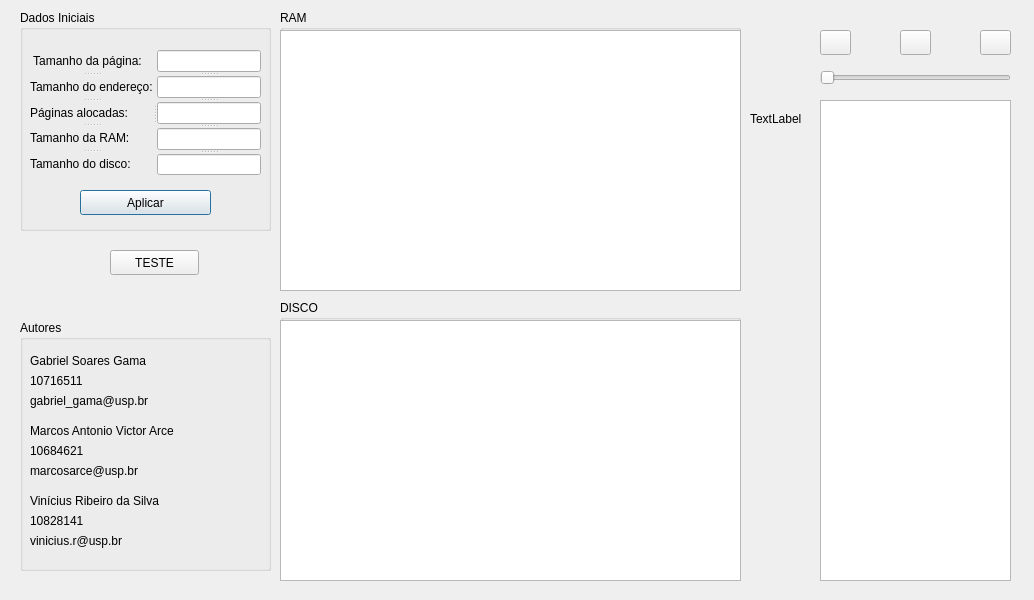
<?xml version="1.0" encoding="UTF-8"?>
<ui version="4.0">
 <class>Simulador_Memoria</class>
 <widget class="QDialog" name="Simulador_Memoria">
  <property name="geometry">
   <rect>
    <x>0</x>
    <y>0</y>
    <width>1034</width>
    <height>600</height>
   </rect>
  </property>
  <property name="windowTitle">
   <string>Simulador_Memoria</string>
  </property>
  <widget class="QGroupBox" name="groupBox">
   <property name="geometry">
    <rect>
     <x>20</x>
     <y>10</y>
     <width>251</width>
     <height>221</height>
    </rect>
   </property>
   <property name="title">
    <string>Dados Iniciais</string>
   </property>
   <widget class="QPushButton" name="b_refreshPar">
    <property name="geometry">
     <rect>
      <x>60</x>
      <y>180</y>
      <width>131</width>
      <height>25</height>
     </rect>
    </property>
    <property name="text">
     <string>Aplicar</string>
    </property>
   </widget>
   <widget class="QSplitter" name="splitter_3">
    <property name="geometry">
     <rect>
      <x>10</x>
      <y>40</y>
      <width>231</width>
      <height>125</height>
     </rect>
    </property>
    <property name="orientation">
     <enum>Qt::Horizontal</enum>
    </property>
    <widget class="QSplitter" name="splitter_2">
     <property name="orientation">
      <enum>Qt::Vertical</enum>
     </property>
     <widget class="QLabel" name="l_pgSize">
      <property name="text">
       <string> Tamanho da página:</string>
      </property>
     </widget>
     <widget class="QLabel" name="l_adsSize">
      <property name="text">
       <string>Tamanho do endereço:</string>
      </property>
     </widget>
     <widget class="QLabel" name="l_allocPg">
      <property name="text">
       <string>Páginas alocadas:</string>
      </property>
     </widget>
     <widget class="QLabel" name="l_ramSize">
      <property name="text">
       <string>Tamanho da RAM:</string>
      </property>
     </widget>
     <widget class="QLabel" name="l_diskSize">
      <property name="text">
       <string>Tamanho do disco:</string>
      </property>
     </widget>
    </widget>
    <widget class="QSplitter" name="splitter">
     <property name="orientation">
      <enum>Qt::Vertical</enum>
     </property>
     <widget class="QLineEdit" name="le_pgSize"/>
     <widget class="QLineEdit" name="le_adsSize"/>
     <widget class="QLineEdit" name="le_allocPg"/>
     <widget class="QLineEdit" name="le_ramSize"/>
     <widget class="QLineEdit" name="le_diskSize"/>
    </widget>
   </widget>
  </widget>
  <widget class="QGroupBox" name="groupBox_2">
   <property name="geometry">
    <rect>
     <x>20</x>
     <y>320</y>
     <width>251</width>
     <height>251</height>
    </rect>
   </property>
   <property name="title">
    <string>Autores</string>
   </property>
   <widget class="QLabel" name="label_2">
    <property name="geometry">
     <rect>
      <x>10</x>
      <y>20</y>
      <width>231</width>
      <height>41</height>
     </rect>
    </property>
    <property name="text">
     <string>Gabriel Soares Gama</string>
    </property>
   </widget>
   <widget class="QLabel" name="label_3">
    <property name="geometry">
     <rect>
      <x>10</x>
      <y>160</y>
      <width>231</width>
      <height>41</height>
     </rect>
    </property>
    <property name="text">
     <string>Vinícius Ribeiro da Silva</string>
    </property>
   </widget>
   <widget class="QLabel" name="label_4">
    <property name="geometry">
     <rect>
      <x>10</x>
      <y>90</y>
      <width>231</width>
      <height>41</height>
     </rect>
    </property>
    <property name="text">
     <string>Marcos Antonio Victor Arce</string>
    </property>
   </widget>
   <widget class="QLabel" name="label_5">
    <property name="geometry">
     <rect>
      <x>10</x>
      <y>180</y>
      <width>231</width>
      <height>41</height>
     </rect>
    </property>
    <property name="text">
     <string>10828141</string>
    </property>
   </widget>
   <widget class="QLabel" name="label_6">
    <property name="geometry">
     <rect>
      <x>10</x>
      <y>110</y>
      <width>231</width>
      <height>41</height>
     </rect>
    </property>
    <property name="text">
     <string>10684621</string>
    </property>
   </widget>
   <widget class="QLabel" name="label_7">
    <property name="geometry">
     <rect>
      <x>10</x>
      <y>40</y>
      <width>231</width>
      <height>41</height>
     </rect>
    </property>
    <property name="text">
     <string>10716511</string>
    </property>
   </widget>
   <widget class="QLabel" name="label_8">
    <property name="geometry">
     <rect>
      <x>30</x>
      <y>-70</y>
      <width>231</width>
      <height>41</height>
     </rect>
    </property>
    <property name="text">
     <string>gabriel_gama@usp.br</string>
    </property>
   </widget>
   <widget class="QLabel" name="label_9">
    <property name="geometry">
     <rect>
      <x>10</x>
      <y>60</y>
      <width>231</width>
      <height>41</height>
     </rect>
    </property>
    <property name="text">
     <string>gabriel_gama@usp.br</string>
    </property>
   </widget>
   <widget class="QLabel" name="label_10">
    <property name="geometry">
     <rect>
      <x>10</x>
      <y>130</y>
      <width>231</width>
      <height>41</height>
     </rect>
    </property>
    <property name="text">
     <string>marcosarce@usp.br</string>
    </property>
   </widget>
   <widget class="QLabel" name="label_11">
    <property name="geometry">
     <rect>
      <x>10</x>
      <y>200</y>
      <width>231</width>
      <height>41</height>
     </rect>
    </property>
    <property name="text">
     <string>vinicius.r@usp.br</string>
    </property>
   </widget>
  </widget>
  <widget class="QGroupBox" name="groupBox_3">
   <property name="geometry">
    <rect>
     <x>280</x>
     <y>10</y>
     <width>461</width>
     <height>281</height>
    </rect>
   </property>
   <property name="title">
    <string>RAM</string>
   </property>
   <widget class="QTextEdit" name="te_RAM">
    <property name="geometry">
     <rect>
      <x>0</x>
      <y>20</y>
      <width>461</width>
      <height>261</height>
     </rect>
    </property>
   </widget>
  </widget>
  <widget class="QGroupBox" name="groupBox_4">
   <property name="geometry">
    <rect>
     <x>280</x>
     <y>300</y>
     <width>461</width>
     <height>281</height>
    </rect>
   </property>
   <property name="title">
    <string>DISCO</string>
   </property>
   <widget class="QTextEdit" name="te_disk">
    <property name="geometry">
     <rect>
      <x>0</x>
      <y>20</y>
      <width>461</width>
      <height>261</height>
     </rect>
    </property>
   </widget>
  </widget>
  <widget class="QTextEdit" name="te_commands">
   <property name="geometry">
    <rect>
     <x>820</x>
     <y>100</y>
     <width>191</width>
     <height>481</height>
    </rect>
   </property>
   <property name="html">
    <string>&lt;!DOCTYPE HTML PUBLIC &quot;-//W3C//DTD HTML 4.0//EN&quot; &quot;http://www.w3.org/TR/REC-html40/strict.dtd&quot;&gt;
&lt;html&gt;&lt;head&gt;&lt;meta name=&quot;qrichtext&quot; content=&quot;1&quot; /&gt;&lt;style type=&quot;text/css&quot;&gt;
p, li { white-space: pre-wrap; }
&lt;/style&gt;&lt;/head&gt;&lt;body style=&quot; font-family:'Ubuntu'; font-size:11pt; font-weight:400; font-style:normal;&quot;&gt;
&lt;p style=&quot;-qt-paragraph-type:empty; margin-top:0px; margin-bottom:0px; margin-left:0px; margin-right:0px; -qt-block-indent:0; text-indent:0px;&quot;&gt;&lt;br /&gt;&lt;/p&gt;&lt;/body&gt;&lt;/html&gt;</string>
   </property>
  </widget>
  <widget class="QPushButton" name="b_play">
   <property name="geometry">
    <rect>
     <x>820</x>
     <y>30</y>
     <width>31</width>
     <height>25</height>
    </rect>
   </property>
   <property name="text">
    <string/>
   </property>
  </widget>
  <widget class="QPushButton" name="b_next">
   <property name="geometry">
    <rect>
     <x>900</x>
     <y>30</y>
     <width>31</width>
     <height>25</height>
    </rect>
   </property>
   <property name="text">
    <string/>
   </property>
  </widget>
  <widget class="QPushButton" name="b_stop">
   <property name="geometry">
    <rect>
     <x>980</x>
     <y>30</y>
     <width>31</width>
     <height>25</height>
    </rect>
   </property>
   <property name="text">
    <string/>
   </property>
  </widget>
  <widget class="QSlider" name="horizontalSlider">
   <property name="geometry">
    <rect>
     <x>820</x>
     <y>70</y>
     <width>191</width>
     <height>16</height>
    </rect>
   </property>
   <property name="orientation">
    <enum>Qt::Horizontal</enum>
   </property>
  </widget>
  <widget class="QLabel" name="label">
   <property name="geometry">
    <rect>
     <x>750</x>
     <y>110</y>
     <width>67</width>
     <height>17</height>
    </rect>
   </property>
   <property name="text">
    <string>TextLabel</string>
   </property>
  </widget>
  <widget class="QPushButton" name="pushButton">
   <property name="geometry">
    <rect>
     <x>110</x>
     <y>250</y>
     <width>89</width>
     <height>25</height>
    </rect>
   </property>
   <property name="text">
    <string>TESTE</string>
   </property>
  </widget>
 </widget>
 <resources/>
 <connections/>
</ui>
